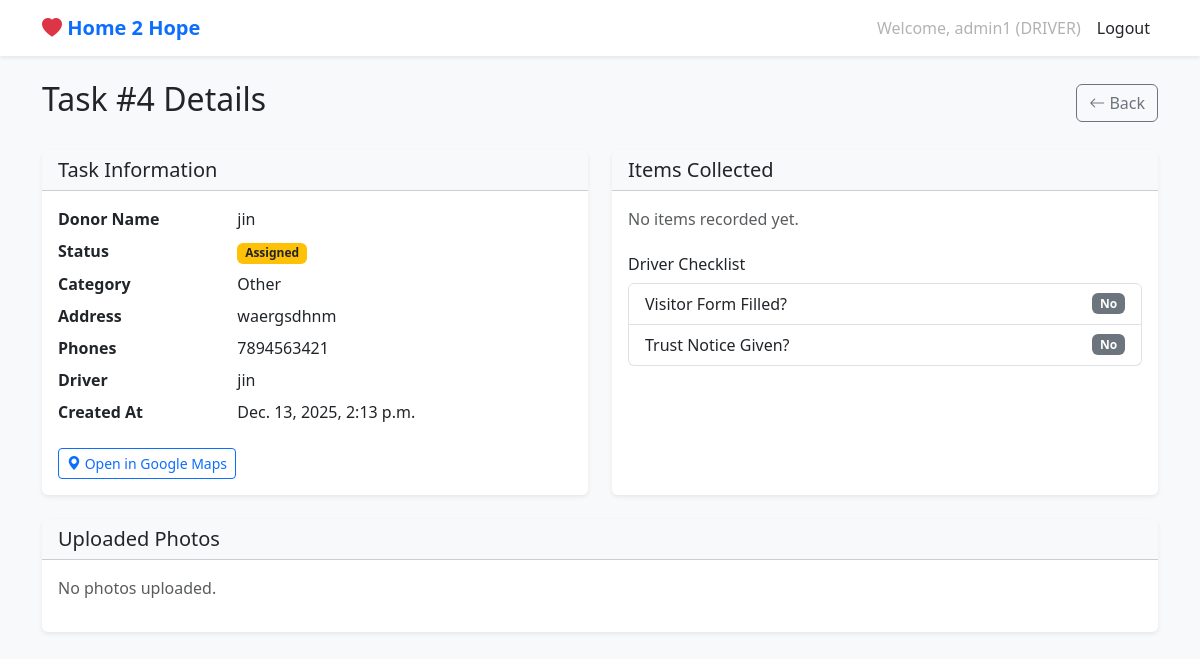
Before: /tasks/4/admin/ (signed in) with the older database file.
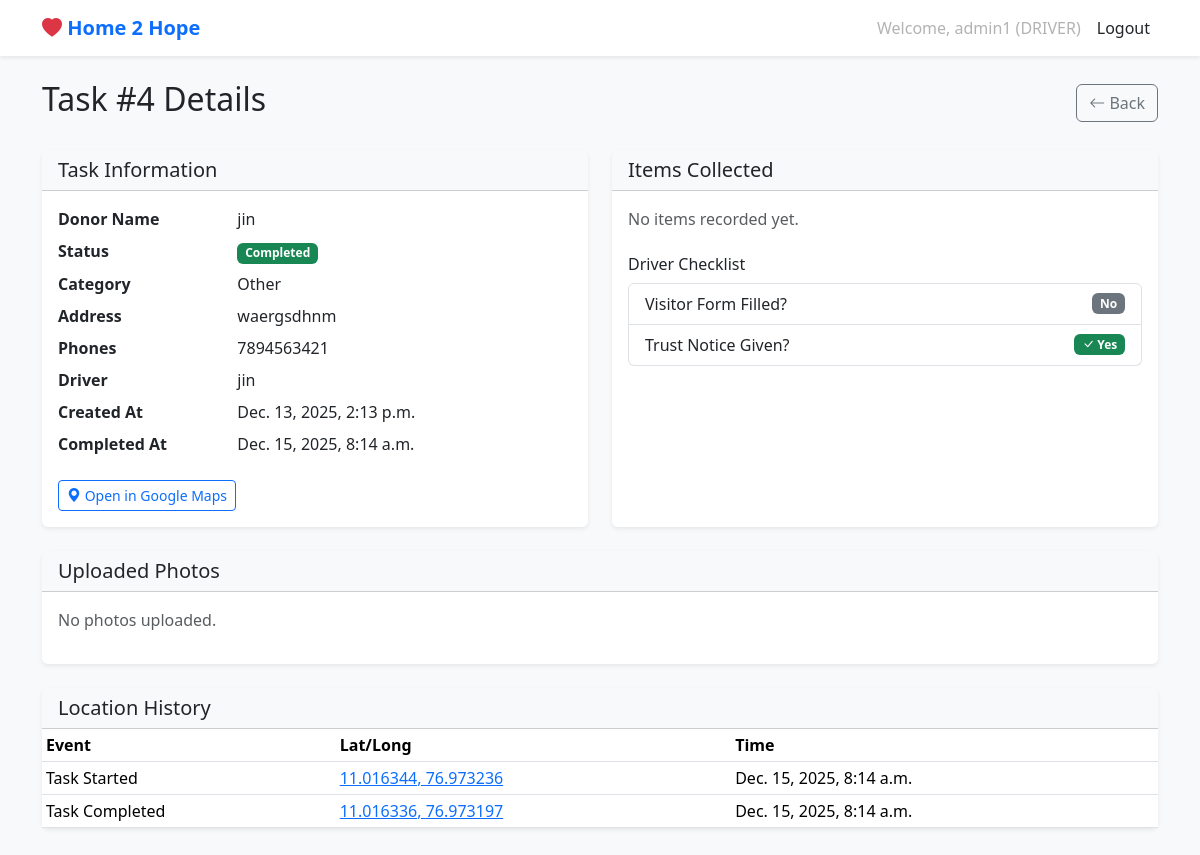
After: the same page with the newer database file.
### core/models.py (models this page shows, shortened)
class User(AbstractUser):
    ROLE_ADMIN = 'ADMIN'
    ROLE_DRIVER = 'DRIVER'
    ROLE_CHOICES = [
        (ROLE_ADMIN, 'Admin'),
        (ROLE_DRIVER, 'Driver'),
    ]
    role = models.CharField(max_length=10, choices=ROLE_CHOICES, default=ROLE_DRIVER)
    phone_number = models.CharField(max_length=20, blank=True)

class Task(models.Model):
    STATUS_ASSIGNED = 'ASSIGNED'
    STATUS_IN_PROGRESS = 'IN_PROGRESS'
    STATUS_COMPLETED = 'COMPLETED'
    STATUS_CHOICES = [
        (STATUS_ASSIGNED, 'Assigned'),
        (STATUS_IN_PROGRESS, 'In Progress'),
        (STATUS_COMPLETED, 'Completed'),
    ]
    donor_name = models.CharField(max_length=255)
    address = models.TextField()
    phone_numbers = models.CharField(max_length=255, help_text="Comma-separated phone numbers")
    location_link = models.URLField(max_length=500, help_text="Google Maps Share Link")
    CATEGORY_CHOICES = [
        ('FURNITURE', 'Furniture'),
        ('CLOTHES', 'Clothes'),
        ('ELECTRONICS', 'Electronics'),
        ('FOOD', 'Food'),
        ('BOOKS', 'Books'),
        ('OTHER', 'Other'),
    ]
    category = models.CharField(max_length=50, choices=CATEGORY_CHOICES, default='OTHER')
    is_urgent = models.BooleanField(default=False)
    assigned_to = models.ForeignKey(User, on_delete=models.SET_NULL, null=True, blank=True, related_name='assigned_tasks')
    created_by = models.ForeignKey(User, on_delete=models.CASCADE, related_name='created_tasks')
    status = models.CharField(max_length=20, choices=STATUS_CHOICES, default=STATUS_ASSIGNED)
    created_at = models.DateTimeField(auto_now_add=True)
    updated_at = models.DateTimeField(auto_now=True)
    completed_at = models.DateTimeField(null=True, blank=True)
    visitor_form_filled = models.BooleanField(default=False)
    trust_notice_given = models.BooleanField(default=False)

class LocationLog(models.Model):
    EVENT_START = 'START'
    EVENT_COMPLETE = 'COMPLETE'
    EVENT_CHOICES = [
        (EVENT_START, 'Task Started'),
        (EVENT_COMPLETE, 'Task Completed'),
    ]
    task = models.ForeignKey(Task, on_delete=models.CASCADE, related_name='location_logs')
    latitude = models.DecimalField(max_digits=9, decimal_places=6)
    longitude = models.DecimalField(max_digits=9, decimal_places=6)
    event = models.CharField(max_length=20, choices=EVENT_CHOICES)
    timestamp = models.DateTimeField(auto_now_add=True)

### core/views.py (the view)
# urls.py: path('tasks/<int:pk>/admin/', views.AdminTaskDetailView.as_view(), name='admin_task_detail'),
class AdminTaskDetailView(AdminRequiredMixin, DetailView):
    model = Task
    template_name = 'core/task_detail_admin.html'
    context_object_name = 'task'

### core/views.py (called while the page is built)
    def test_func(self):
        return self.request.user.is_authenticated and (self.request.user.role == 'ADMIN' or self.request.user.is_superuser)

### templates/core/task_detail_admin.html (shortened to what this page needs)
{% extends 'base.html' %}
{% block content %}
<div class="d-flex justify-content-between align-items-center mb-4">
    <h2>Task #{{ task.id }} Details</h2>
    <a href="javascript:history.back()" class="btn btn-outline-secondary"><i class="bi bi-arrow-left"></i> Back</a>
</div>
<div class="row">
    <div class="col-md-6 mb-4">
        <div class="card h-100">
            <div class="card-header bg-light">
                <h5 class="mb-0">Task Information</h5>
            </div>
            <div class="card-body">
                <dl class="row">
                    <dt class="col-sm-4">Donor Name</dt>
                    <dd class="col-sm-8">{{ task.donor_name }}</dd>
                    <dt class="col-sm-4">Status</dt>
                    <dd class="col-sm-8">
                        <span
                            class="badge bg-{% if task.status == 'COMPLETED' %}success{% elif task.status == 'IN_PROGRESS' %}primary{% else %}warning text-dark{% endif %}">
                            {{ task.get_status_display }}
                        </span>
                    </dd>
                    <dt class="col-sm-4">Category</dt>
                    <dd class="col-sm-8">{{ task.get_category_display }}</dd>
                    <dt class="col-sm-4">Address</dt>
                    <dd class="col-sm-8">{{ task.address }}</dd>
                    <dt class="col-sm-4">Phones</dt>
                    <dd class="col-sm-8">{{ task.phone_numbers }}</dd>
                    <dt class="col-sm-4">Driver</dt>
                    <dd class="col-sm-8">{{ task.assigned_to.username|default:"Unassigned" }}</dd>
                    <dt class="col-sm-4">Created At</dt>
                    <dd class="col-sm-8">{{ task.created_at }}</dd>
                    {% if task.completed_at %}
                    <dt class="col-sm-4">Completed At</dt>
                    <dd class="col-sm-8">{{ task.completed_at }}</dd>
                    {% endif %}
                </dl>
                {% if task.location_link %}
                <a href="{{ task.location_link }}" target="_blank" class="btn btn-outline-primary btn-sm">
                    <i class="bi bi-geo-alt-fill"></i> Open in Google Maps
                </a>
                {% endif %}
            </div>
        </div>
    </div>
    <div class="col-md-6 mb-4">
        <div class="card h-100">
            <div class="card-header bg-light">
                <h5 class="mb-0">Items Collected</h5>
            </div>
            <div class="card-body">
                {% if task.items.exists %}
                <div class="table-responsive">
                    <table class="table table-sm table-bordered">
                        <thead>
                            <tr>
                                <th>Category</th>
                                <th>Qty</th>
                                <th>Condition</th>
                            </tr>
                        </thead>
                        <tbody>
                            {% for item in task.items.all %}
                            <tr>
                                <td>{{ item.category }}</td>
                                <td>{{ item.quantity }}</td>
                                <td>{{ item.get_condition_display }}</td>
                            </tr>
                            {% endfor %}
                        </tbody>
                    </table>
                </div>
                {% else %}
                <p class="text-muted">No items recorded yet.</p>
                {% endif %}
                <h6 class="mt-4">Driver Checklist</h6>
                <ul class="list-group">
                    <li class="list-group-item d-flex justify-content-between align-items-center">
                        Visitor Form Filled?
                        {% if task.visitor_form_filled %}
                        <span class="badge bg-success"><i class="bi bi-check-lg"></i> Yes</span>
                        {% else %}
                        <span class="badge bg-secondary">No</span>
                        {% endif %}
                    </li>
                    <li class="list-group-item d-flex justify-content-between align-items-center">
                        Trust Notice Given?
                        {% if task.trust_notice_given %}
                        <span class="badge bg-success"><i class="bi bi-check-lg"></i> Yes</span>
                        {% else %}
                        <span class="badge bg-secondary">No</span>
                        {% endif %}
                    </li>
                </ul>
            </div>
        </div>
    </div>
</div>
<div class="card mb-4">
    <div class="card-header bg-light">
        <h5 class="mb-0">Uploaded Photos</h5>
    </div>
    <div class="card-body">
        {% if task.photos.exists %}
        <div class="row row-cols-1 row-cols-md-3 g-4">
            {% for photo in task.photos.all %}
            <div class="col">
                <div class="card h-100">
                    <a href="{{ photo.image.url }}" target="_blank">
                        <img src="{{ photo.image.url }}" class="card-img-top" alt="{{ photo.get_photo_type_display }}"
                            style="height: 200px; object-fit: cover;">
                    </a>
                    <div class="card-body p-2 text-center">
                        <small class="text-muted">{{ photo.get_photo_type_display }}</small>
                    </div>
                </div>
            </div>
            {% endfor %}
        </div>
        {% else %}
        <p class="text-muted">No photos uploaded.</p>
        {% endif %}
    </div>
</div>
{% if task.location_logs.exists %}
<div class="card">
    <div class="card-header bg-light">
        <h5 class="mb-0">Location History</h5>
    </div>
    <div class="table-responsive">
        <table class="table table-sm mb-0">
            <thead>
                <tr>
                    <th>Event</th>
                    <th>Lat/Long</th>
                    <th>Time</th>
                </tr>
            </thead>
            <tbody>
                {% for log in task.location_logs.all %}
                <tr>
                    <td>{{ log.get_event_display }}</td>
                    <td>
                        <a href="https://www.google.com/maps?q={{ log.latitude }},{{ log.longitude }}" target="_blank">
                            {{ log.latitude }}, {{ log.longitude }}
                        </a>
                    </td>
                    <td>{{ log.timestamp }}</td>
                </tr>
                {% endfor %}
            </tbody>
        </table>
    </div>
</div>
{% endif %}
{% endblock %}

### templates/base.html (shortened to what this page needs)
<!DOCTYPE html>
<html lang="en">
<head>
    <link href="https://cdn.jsdelivr.net/npm/bootstrap@5.3.2/dist/css/bootstrap.min.css" rel="stylesheet">
    <link rel="stylesheet" href="https://cdn.jsdelivr.net/npm/bootstrap-icons@1.11.1/font/bootstrap-icons.css">
</head>
<body>
    <nav class="navbar navbar-expand-lg navbar-light bg-white shadow-sm mb-4">
        <div class="container">
            <a class="navbar-brand" href="{% url 'dashboard' %}">
                <i class="bi bi-heart-fill text-danger"></i> Home 2 Hope
            </a>
            <div class="collapse navbar-collapse" id="navbarNav">
                <ul class="navbar-nav ms-auto">
                    {% if user.is_authenticated %}
                        <li class="nav-item">
                            <span class="nav-link disabled">Welcome, {{ user.username }} ({{ user.role }})</span>
                        </li>
                        <li class="nav-item">
                            <form action="{% url 'logout' %}" method="post">
                                <button type="submit" class="nav-link btn btn-link text-dark">Logout</button>
                            </form>
                        </li>
                    {% else %}
                        <li class="nav-item">
                            <a class="nav-link" href="{% url 'login' %}">Login</a>
                        </li>
                    {% endif %}
                </ul>
            </div>
        </div>
    </nav>
    <div class="container mb-5">
        {% block content %}{% endblock %}
    </div>
</body>
</html>

### templates/base.html (style rules this page uses)
body { background-color: #f8f9fa; }
.card { box-shadow: 0 0.125rem 0.25rem rgba(0, 0, 0, 0.075); border: none; }
.navbar-brand { font-weight: bold; color: #0d6efd !important; }

Changed rows visible on the page:
changed Task "jin": status "Assigned" → "Completed"; completed_at (not shown) → "Dec. 15, 2025, 8:14 a.m."; trust_notice_given False → True (drawn)
added LocationLog: event "Task Started", latitude "11.016344", longitude "76.973236", timestamp "Dec. 15, 2025, 8:14 a.m."
added LocationLog: event "Task Completed", latitude "11.016336", longitude "76.973197", timestamp "Dec. 15, 2025, 8:14 a.m."
Other visible differences:
text no longer shown: "No"
text now shown: "Completed At Yes Location History Event Lat/Long Time"
